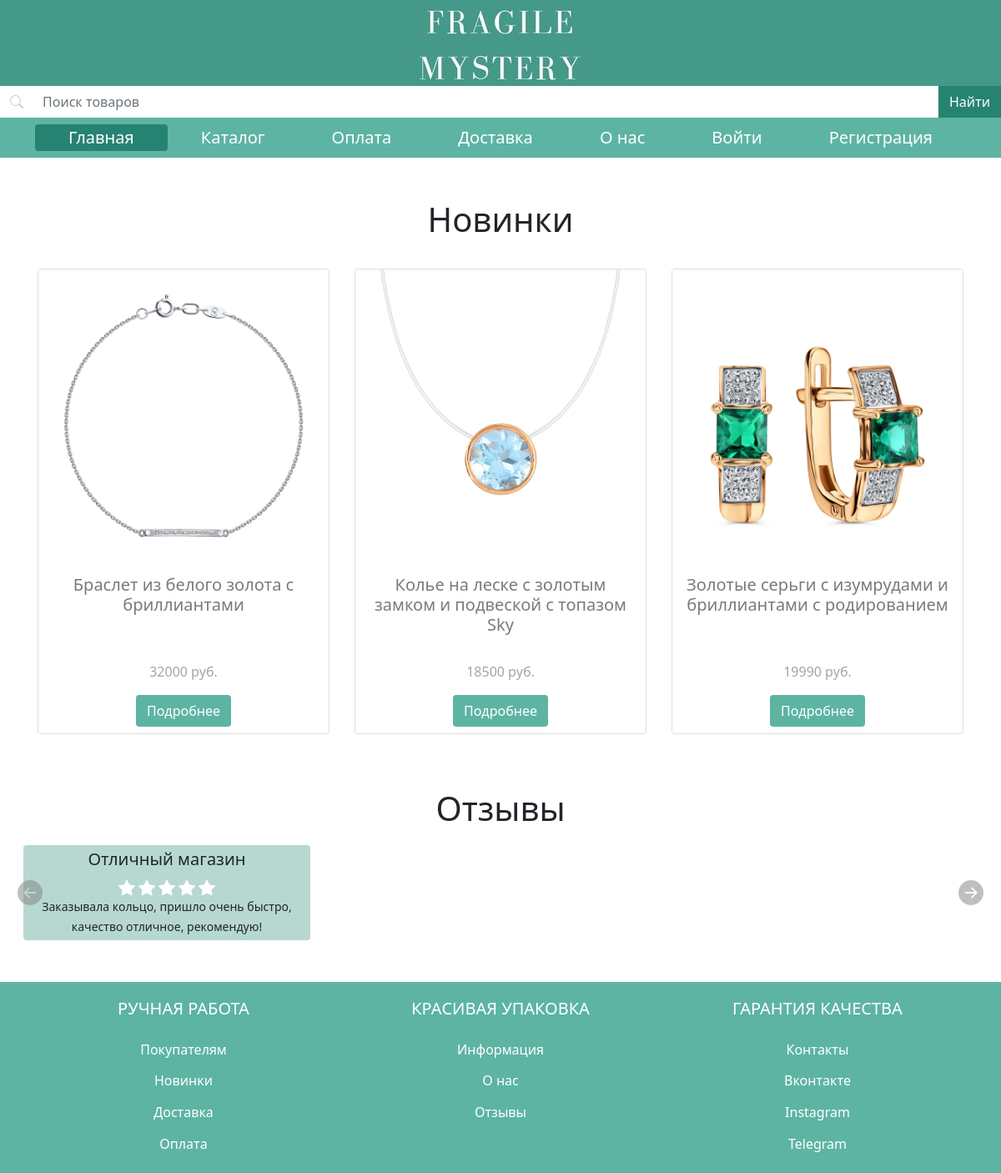
The page / on the database its author committed.
### core/models.py (models this page shows, shortened)
class Jewelry(models.Model):
    title = models.CharField(max_length=200, verbose_name="заголовок")
    slug = models.SlugField(unique=True, max_length=210, verbose_name="слаг")
    description = models.TextField(null=True, blank=True, verbose_name="описание")
    extra = models.TextField(null=True, blank=True, verbose_name="дополнительно")
    is_in_stock = models.BooleanField(default=False, verbose_name="в наличии")
    jew_cat = models.ForeignKey(
        to="Category",
        on_delete=models.SET_DEFAULT,
        default="Нет категории",
        verbose_name="категория украшения"
    )
    material_cats = models.ManyToManyField(
        to="Material",
        verbose_name="материал",
    )
    metal_cat = models.ForeignKey(
        to="Metal",
        on_delete=models.SET_DEFAULT,
        default="Не указана фурнитура",
        verbose_name="фурнитура"
    )
    price = models.FloatField(verbose_name="цена")
    quantity = models.PositiveSmallIntegerField(verbose_name="количество", default=1)
    weight = models.FloatField(null=True, blank=True, verbose_name="вес")
    length = models.FloatField(null=True, blank=True, verbose_name="длина")
    width = models.FloatField(null=True, blank=True, verbose_name="ширина")
    date_create = models.DateField(auto_now_add=True, verbose_name="дата создания")
    date_edit = models.DateField(auto_now=True, verbose_name="дата редактирования")
    main_photo = models.ImageField(upload_to='photos/%Y/%m/%d/', verbose_name="главное фото")
    def get_absolute_url(self):
        return reverse('jewelries', kwargs={'jew_slug': self.slug})
    class Meta:
        verbose_name = "Украшение"
        verbose_name_plural = "Украшения"
        ordering = ["title"]

class Review(models.Model):
    title = models.CharField(max_length=50, verbose_name="название")
    stars = models.SmallIntegerField(
        verbose_name="оценка",
        validators=(
            MaxValueValidator(
                limit_value=5
            ),
            MinValueValidator(
                limit_value=1
            ),
        ),
        default=5,
    )
    text = models.TextField(null=True, blank=True, verbose_name='текст')
    date_create = models.DateField(auto_now_add=True, verbose_name="дата создания")
    class Meta:
        verbose_name = "Отзыв"
        verbose_name_plural = "Отзывы"
        ordering = ["-date_create"]

### core/views.py (the view)
# urls.py: path('', Home.as_view(), name='home')
class Home(MenuMixin, TemplateView):
    template_name = "core/home.html"
    def get_context_data(self, *args, object_list=None, **kwargs):
        context = super().get_context_data(**kwargs)
        context["jewelries"] = (
            Jewelry
            .objects
            .only("title", "price", "main_photo", "slug")
            .filter(is_in_stock=1)
            .order_by("-date_create")[:3]
        )
        reviews = (
            Review
            .objects
            .only("title", "stars", "text")
        )
        context["reviews"] = []
        for idx, review in enumerate(reviews):
            if idx % 3 == 0:
                context["reviews"].append([review])
            else:
                context["reviews"][-1].append(review)
        menu_context = self.get_menu_context_data(title="Главная")
        return {**context, **menu_context}

### cart/context_processors.py (called while the page is built)
def cart(request):
    return {'cart': Cart(request)}

### core/templates/core/home.html (shortened to what this page needs)
{% extends "core/content.html"%}
{% load static %}
{% block maincontent %}
<section id="news">
    <div class="container">
        <h6 class="text-center display-6">Новинки</h6>
        <div class="row">
            {% if jewelries %}
                {% for jew in jewelries %}
                <div class="card-item col-12 col-md-4">
                    <div class="card h-100">
                        <a href="{{ jew.get_absolute_url }}">
                            <img src="{{jew.main_photo.url}}" class="card-img-top" alt="фото украшения">
                        </a>
                        <div class="card-body text-center">
                            <h5 class="card-title title-gray">{{jew.title}}</h5>
                        </div>
                        <div class="card-footer text-center">
                            <p class="card-text price-gray">{{jew.price|floatformat:"0"}} руб.</p>
                            <a href="{{ jew.get_absolute_url }}" class="btn btn-detail pretty-green without_box">Подробнее</a>
                        </div>
                    </div>
                </div>
                {% endfor %}
            {% else %}
            <p class="text-center">
                Пока новинок нет
            </p>
            {% endif %}
        </div>
    </div>
</section>
<section id="reviews">
    <div class="container-fluid">
        <h6 class="text-center display-6">Отзывы</h6>
        <div class="carousel slide" data-bs-ride="carousel" id="carouselExampleControls">
            <div class="carousel-inner">
                {% for sub_reviews in reviews %}
                <div class="carousel-item {% if sub_reviews == reviews.0 %} active {% endif %}">
                    <div class="row">
                    {% for review in sub_reviews %}
                        <div class="col-sm-4">
                            <div class="card h-100">
                                <div class="card-body text-center">
                                    <h5 class="card-title">{{review.title}}</h5>
                                    {% if review.stars >= 1 %}
                                    <span class="star">
                                    </span>
                                    {% endif %}
                                    {% if review.stars >= 2 %}
                                    <span class="star">
                                    </span>
                                    {% endif %}
                                    {% if review.stars >= 3 %}
                                    <span class="star">
                                    </span>
                                    {% endif %}
                                    {% if review.stars >= 4 %}
                                    <span class="star">
                                    </span>
                                    {% endif %}
                                    {% if review.stars == 5 %}
                                    <span class="star">
                                    </span>
                                    {% endif %}
                                    <p class="card-text">
                                        <small>{{review.text}}</small>
                                    </p>
                                </div>
                            </div>
                        </div>
                    {% endfor %}
                    </div>
                </div>
                {% endfor %}
            </div>
            <button class="carousel-control-prev" type="button" data-bs-target="#carouselExampleControls" data-bs-slide="prev">
                <span>
                    <svg width="30" height="30" fill="currentColor" class="bi bi-arrow-left-circle-fill" viewBox="0 0 16 16">
                        <path d="M8 0a8 8 0 1 0 0 16A8 8 0 0 0 8 0zm3.5 7.5a.5.5 0 0 1 0 1H5.707l2.147 2.146a.5.5 0 0 1-.708.708l-3-3a.5.5 0 0 1 0-.708l3-3a.5.5 0 1 1 .708.708L5.707 7.5H11.5z"/>
                    </svg>
                </span>
            </button>
            <button class="carousel-control-next" type="button" data-bs-target="#carouselExampleControls" data-bs-slide="next">
                <span>
                    <svg width="30" height="30" fill="currentColor" class="bi bi-arrow-right-circle-fill" viewBox="0 0 16 16">
                        <path d="M8 0a8 8 0 1 1 0 16A8 8 0 0 1 8 0zM4.5 7.5a.5.5 0 0 0 0 1h5.793l-2.147 2.146a.5.5 0 0 0 .708.708l3-3a.5.5 0 0 0 0-.708l-3-3a.5.5 0 1 0-.708.708L10.293 7.5H4.5z"/>
                    </svg>
                </span>
            </button>
        </div>
    </div>
</section>
{% endblock %}

### core/static/core/css/styles.css (style rules this page uses)
.pretty-green { background-color: #5DB4A3; color: white; }
.title-gray { color: #7E7979; }
.price-gray { color: #A5A5A5; }
section#news { margin-top: 50px; margin-bottom: 50px; }
#news h6 { margin: 5px 0px 20px 0px; }
#news .card-item { padding: 15px; }
#news .card-footer { border-top: 0px; background: white; }
#news .card-img-top { height: 350px; width: 100%; object-fit: cover; }
section#reviews { margin-top: 50px; margin-bottom: 50px; }
#reviews h6 { margin: 5px 0px 20px 0px; }
#reviews .card { margin: 0 1em; border: none; background: #b7d8d1; }
#reviews .card-body { padding: 5px; }
#reviews .carousel-control-prev, #reviews .carousel-control-next { width: 6vh; height: 6vh; border-radius: 50%; top: 50%; transform: translateY(-50%); color: gray; }

### rows shown on the page
Jewelry: main_photo (picture), title "Браслет из белого золота с бриллиантами", price "32000"
Jewelry: main_photo (picture), title "Колье на леске с золотым замком и подвеской с топазом Sky", price "18500"
Jewelry: main_photo (picture), title "Золотые серьги с изумрудами и бриллиантами с родированием", price "19990"
Review: title "Отличный магазин", stars 5 (drawn), text "Заказывала кольцо, пришло очень быстро, качество отличное, рекомендую!"

### other values the page prints
{{ item.title }} "Покупателям" "Информация" "Контакты"
{{ sub_item.title }} "Новинки" "Доставка" "Оплата" "О нас" "Отзывы" "Вконтакте" "Instagram" "Telegram"
